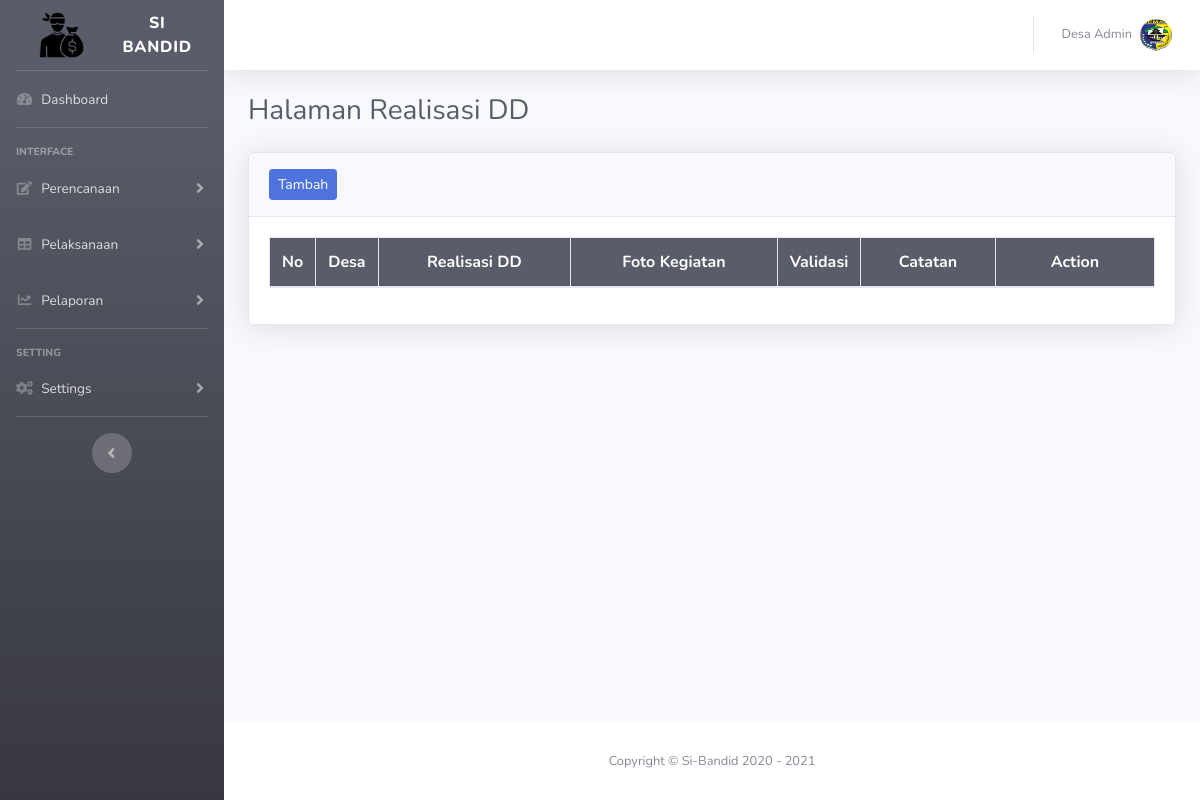
The app's page /index.php?page=p_dd (signed in), older data.
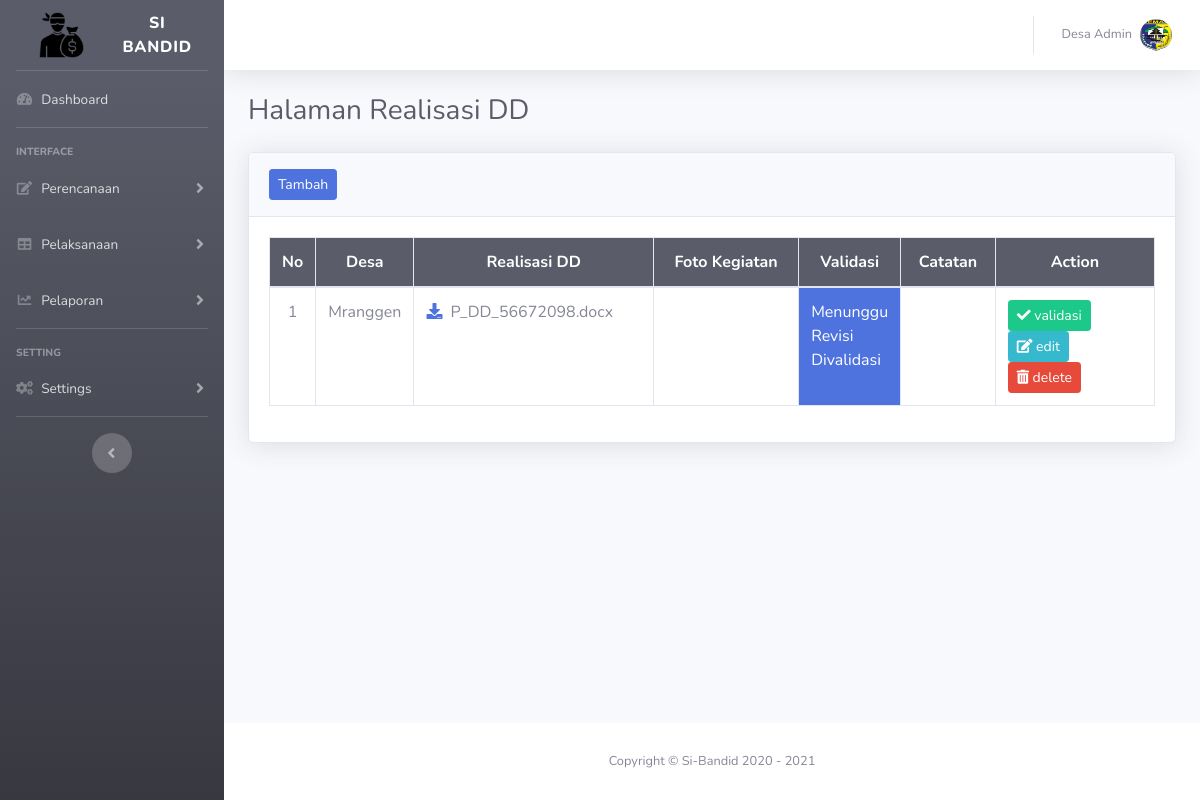
The same page, newer data.
### tables this page shows
CREATE TABLE `tb_realisasi_dd` (
  `id_realisasi_dd` int(11) NOT NULL,
  `realisasi_dd` varchar(100) NOT NULL,
  `foto_dd_1` varchar(100) NOT NULL,
  `foto_dd_2` varchar(100) NOT NULL,
  `foto_dd_3` varchar(100) NOT NULL,
  `foto_dd_4` varchar(100) NOT NULL,
  `id_user` int(11) NOT NULL,
  `tahun` year(4) NOT NULL,
  `validasi` varchar(50) NOT NULL,
  `catatan` text NOT NULL
);

CREATE TABLE `tb_user` (
  `id_user` int(11) NOT NULL,
  `username` varchar(50) NOT NULL,
  `password` varchar(255) NOT NULL,
  `nama_user` varchar(50) NOT NULL,
  `level` enum('admin','user') NOT NULL
);

### page/pelaksanaan/dd/p_dd.php (the view, shortened to what this page needs)
<h1 class="h3 mb-4 text-gray-800">Halaman Realisasi DD</h1>
<div class="card shadow mb-4">
  <div class="card-header py-3">
    <a href="#" class="btn btn-sm btn-primary" data-toggle="modal" data-target="#add_p_ddModal">Tambah</a>
  </div>
  <div class="card-body">
    <div class="table-responsive">
      <table class="table table-bordered" id="dataTable" width="100%" cellspacing="0">
        <thead class="bg-dark text-white">
          <tr>
            <th width="3%" class="text-center  align-middle">No</th>
            <th width="5%" class="text-center  align-middle">Desa</th>
            <th class="text-center  align-middle">Realisasi DD</th>
            <th class="text-center  align-middle">Foto Kegiatan</th>
            <th width="5%" class="text-center  align-middle">Validasi</th>
            <th class="text-center  align-middle">Catatan</th>
            <th width="18%" class="text-center  align-middle">Action</th>
          </tr>
        </thead>
        <tbody>
          <?php
          include "asset/inc/config.php";
          $tahun = $_SESSION['tahun'];
          if ($_SESSION['level']=="admin") {
             $query = "SELECT * FROM tb_realisasi_dd
                      INNER JOIN tb_user ON tb_realisasi_dd.id_user = tb_user.id_user AND tahun='$tahun' ORDER BY id_realisasi_dd DESC";
            $result = mysqli_query($koneksi, $query);
          }
            $no = 1;
            while($data = mysqli_fetch_assoc($result))
            {
            ?>
          <tr>
            <td class="text-center"><?php echo "$no"; ?></td>
            <td><?php echo $data['nama_user']; ?></td>
            <td>
              <a href="page/pelaksanaan/dd/file/p_dd/<?php echo $data['realisasi_dd']; ?>">
              <i class="fas fa-download" id="downloadp_dd">&nbsp;&nbsp;</i></a><?php echo $data['realisasi_dd']; ?>
            </td>
            <td>
               <br>
            </td>
            <?php
              $validasi = $data['validasi'];
              $jumlah_karakter    =strlen($validasi);
              if ($jumlah_karakter == 6) {
              $color = "class='bg-danger text-white';";
              }
              elseif ($jumlah_karakter == 8){
              $color = "class='bg-success text-white';";
              }
              elseif ($jumlah_karakter == 17){
              $color = "class='bg-info text-white';";
              }
              elseif ($jumlah_karakter ){
              $color = "class='bg-primary text-white';";
              }
              ?>
            <td <?= $color ?> ><?php echo $validasi; ?></td>
            <td><?php echo $data['catatan']; ?></td>
            <td>
              <?php
                if ($_SESSION['level']=="admin") {
                 echo ''?> <a href="#" class="btn btn-sm btn-success validasi" data-toggle="modal" data-target="#p_ddModal"
                      data-idrealisasi_dd="<?php echo $data["id_realisasi_dd"];?>"
                      data-valid="<?php echo $data["validasi"];?>"
                      data-catat="<?php echo $data["catatan"];?>"
                      ><i class="fas fa-check"></i> validasi</a>
                <?php  ;
                }else{
                 echo '';
                }
               ?>
              <a href="#" class="btn btn-sm btn-info edit" data-toggle="modal" data-target="#edit_p_ddModal"
              data-id_realisasi_dd="<?php echo $data['id_realisasi_dd'];?>"
              data-fotodd1="<?php echo $data['foto_dd_1'];?>"
              data-fotodd2="<?php echo $data['foto_dd_2'];?>"
              data-fotodd3="<?php echo $data['foto_dd_3'];?>"
              data-fotodd4="<?php echo $data['foto_dd_4'];?>"
              ><i class="fas fa-edit"></i> edit</a>
              <a href="page/pelaksanaan/dd/hapus.php?id_realisasi_dd=<?php echo $data['id_realisasi_dd'];?>" onclick="return confirm('Yakin Hapus?')" class="btn btn-sm btn-danger"><i class="fas fa-trash-alt"></i> delete</a>
            </td>
          </tr>
          <?php
          $no++;
          }
          ?>
        </tbody>
      </table>
    </div>
  </div>
</div>

Row changes from the older to the newer data that the page shows:
added tb_realisasi_dd: id_user.nama_user "Mranggen", realisasi_dd "P_DD_56672098.docx", validasi "Menunggu Revisi Divalidasi"
